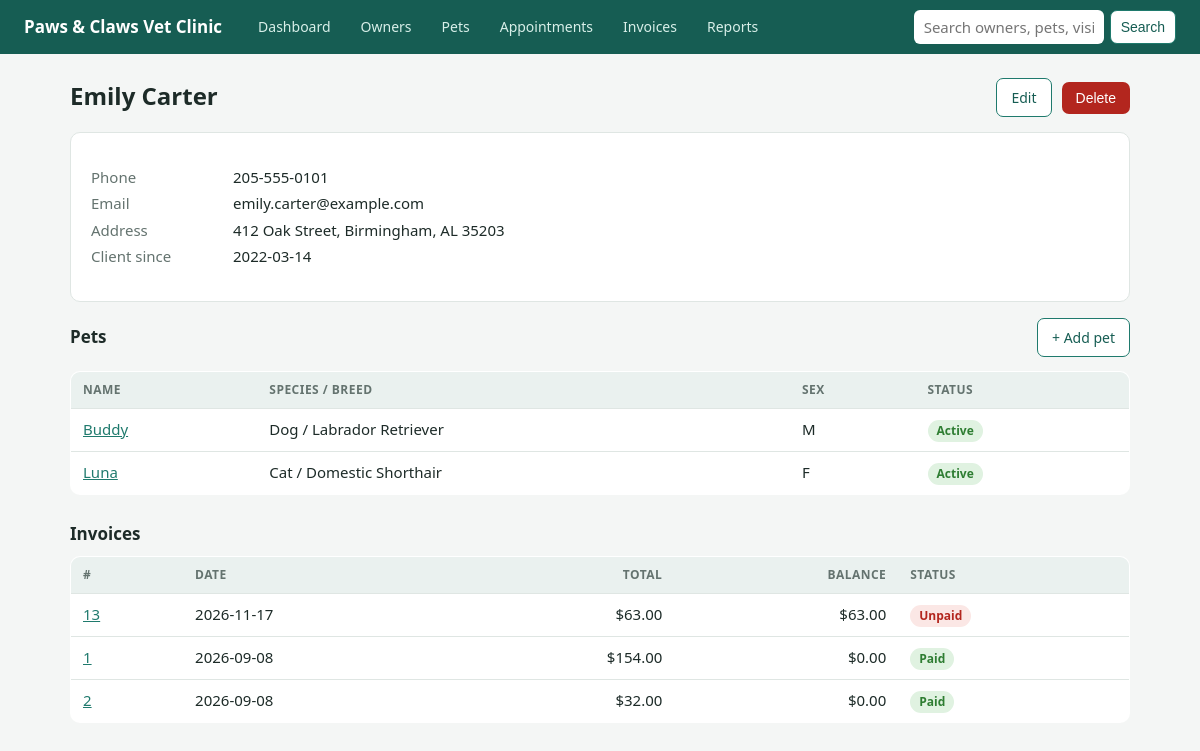
The app's page /owners/1 with its own data.
### tables this page shows
CREATE TABLE owner (
    owner_id        INTEGER PRIMARY KEY AUTOINCREMENT,
    first_name      VARCHAR(40)  NOT NULL,
    last_name       VARCHAR(40)  NOT NULL,
    phone           VARCHAR(20)  NOT NULL,
    email           VARCHAR(100) UNIQUE,
    street          VARCHAR(100),
    city            VARCHAR(50),
    state           CHAR(2),
    zip_code        VARCHAR(10),
    registered_date DATE         NOT NULL DEFAULT (date('now'))
);

CREATE TABLE pet (
    pet_id          INTEGER PRIMARY KEY AUTOINCREMENT,
    owner_id        INTEGER      NOT NULL,          -- exactly one primary owner
    breed_id        INTEGER      NOT NULL,          -- species is reached through breed
    pet_name        VARCHAR(40)  NOT NULL,
    sex             CHAR(1)      NOT NULL CHECK (sex IN ('M','F')),
    birth_date      DATE,
    color           VARCHAR(40),
    weight_kg       DECIMAL(5,2) CHECK (weight_kg > 0),
    microchip_no    VARCHAR(20)  UNIQUE,
    status          VARCHAR(12)  NOT NULL DEFAULT 'Active'
        CHECK (status IN ('Active','Deceased','Transferred')),
    CONSTRAINT fk_pet_owner FOREIGN KEY (owner_id)
        REFERENCES owner (owner_id) ON UPDATE CASCADE ON DELETE RESTRICT,
    CONSTRAINT fk_pet_breed FOREIGN KEY (breed_id)
        REFERENCES breed (breed_id) ON UPDATE CASCADE ON DELETE RESTRICT
);

CREATE TABLE species (
    species_id      INTEGER PRIMARY KEY AUTOINCREMENT,
    species_name    VARCHAR(40) NOT NULL UNIQUE
);

CREATE TABLE breed (
    breed_id        INTEGER PRIMARY KEY AUTOINCREMENT,
    species_id      INTEGER     NOT NULL,
    breed_name      VARCHAR(60) NOT NULL,
    CONSTRAINT uq_breed UNIQUE (species_id, breed_name),
    CONSTRAINT fk_breed_species FOREIGN KEY (species_id)
        REFERENCES species (species_id) ON UPDATE CASCADE ON DELETE RESTRICT
);

CREATE TABLE invoice (
    invoice_id      INTEGER PRIMARY KEY AUTOINCREMENT,
    appointment_id  INTEGER      NOT NULL UNIQUE,   -- one invoice per visit
    owner_id        INTEGER      NOT NULL,          -- bill-to party at time of billing
    invoice_date    DATE         NOT NULL,
    due_date        DATE         NOT NULL,
    status          VARCHAR(10)  NOT NULL DEFAULT 'Issued' CHECK (status IN ('Issued','Void')),
    CONSTRAINT ck_due CHECK (due_date >= invoice_date),
    CONSTRAINT fk_inv_appt FOREIGN KEY (appointment_id)
        REFERENCES appointment (appointment_id) ON UPDATE CASCADE ON DELETE RESTRICT,
    CONSTRAINT fk_inv_owner FOREIGN KEY (owner_id)
        REFERENCES owner (owner_id) ON UPDATE CASCADE ON DELETE RESTRICT
);

### app/app.py (the view)
@app.route("/owners/<int:oid>")
def owner_detail(oid):
    o = q("SELECT * FROM owner WHERE owner_id=?", (oid,), True)
    if not o:
        return "Owner not found", 404
    pets = q("SELECT * FROM v_pet_profile WHERE owner_id=?", (oid,))
    invs = q("SELECT * FROM v_invoice_summary WHERE owner_id=? ORDER BY invoice_date DESC", (oid,))
    return render_template("owner_detail.html", o=o, pets=pets, invs=invs)

### app/app.py (called while the page is built)
def db():
    if "db" not in g:
        g.db = sqlite3.connect(DB)
        g.db.row_factory = sqlite3.Row
        g.db.execute("PRAGMA foreign_keys = ON")
    return g.db

def q(sql, args=(), one=False):
    cur = db().execute(sql, args)
    rows = cur.fetchall()
    return (rows[0] if rows else None) if one else rows

@app.template_filter("money")
def money(v):
    return f"${(v or 0):,.2f}"

### app/templates/owner_detail.html (shortened to what this page needs)
{% extends "base.html" %}{% block body %}
<div class="bar"><h1>{{ o.first_name }} {{ o.last_name }}</h1>
<a class="btn sec" href="{{ url_for('owner_form', oid=o.owner_id) }}">Edit</a>
<form class="inline" method="post" action="{{ url_for('owner_delete', oid=o.owner_id) }}" onsubmit="return confirm('Delete this owner?')"><button class="btn danger">Delete</button></form></div>
<div class="card"><dl class="kv"><dt>Phone</dt><dd>{{ o.phone }}</dd><dt>Email</dt><dd>{{ o.email or '-' }}</dd>
<dt>Address</dt><dd>{{ o.street or '' }}{% if o.city %}, {{ o.city }}, {{ o.state }} {{ o.zip_code }}{% endif %}</dd><dt>Client since</dt><dd>{{ o.registered_date }}</dd></dl></div>
<div class="bar"><h2 style="margin:0">Pets</h2><a class="btn sec sp" href="{{ url_for('pet_form', owner_id=o.owner_id) }}">+ Add pet</a></div>
<table><tr><th>Name</th><th>Species / breed</th><th>Sex</th><th>Status</th></tr>
{% for p in pets %}<tr><td><a href="{{ url_for('pet_detail', pid=p.pet_id) }}">{{ p.pet_name }}</a></td><td>{{ p.species_name }} / {{ p.breed_name }}</td><td>{{ p.sex }}</td><td><span class="tag {{ p.status }}">{{ p.status }}</span></td></tr>
{% else %}<tr><td colspan="4" class="empty">No pets registered.</td></tr>{% endfor %}</table>
<h2>Invoices</h2><table><tr><th>#</th><th>Date</th><th class="num">Total</th><th class="num">Balance</th><th>Status</th></tr>
{% for i in invs %}<tr><td><a href="{{ url_for('invoice_detail', iid=i.invoice_id) }}">{{ i.invoice_id }}</a></td><td>{{ i.invoice_date }}</td><td class="num">{{ i.total_amount|money }}</td><td class="num">{{ i.balance_due|money }}</td><td><span class="tag {{ i.payment_status.replace(' ','-') }}">{{ i.payment_status }}</span></td></tr>
{% else %}<tr><td colspan="5" class="empty">No invoices.</td></tr>{% endfor %}</table>{% endblock %}

### app/static/style.css (style rules this page uses)
:root { --bg:#f4f6f5;--card:#fff;--ink:#1d2b28;--mute:#64736f;--brand:#1f7a6d;--brand-d:#165d53;--line:#dfe6e3;--bad:#b3261e;--ok:#2e7d32;--warn:#b26a00 }
* { box-sizing:border-box }
body { margin:0;font:15px/1.5 system-ui,-apple-system,"Segoe UI",Roboto,sans-serif;background:var(--bg);color:var(--ink) }
h1 { font-size:24px;margin:0 0 4px }
h2 { font-size:17px;margin:26px 0 10px }
.card { background:var(--card);border:1px solid var(--line);border-radius:10px;padding:18px 20px;margin-bottom:16px }
table { width:100%;border-collapse:collapse;background:var(--card);border:1px solid var(--line);border-radius:10px;overflow:hidden }
th { background:#eaf1ef;text-align:left;font-size:12px;text-transform:uppercase;letter-spacing:.04em;color:var(--mute);padding:9px 12px }
td { padding:9px 12px;border-top:1px solid var(--line);vertical-align:top }
td.num,th.num { text-align:right;font-variant-numeric:tabular-nums }
a { color:var(--brand) }
.btn { display:inline-block;background:var(--brand);color:#fff;border:0;border-radius:7px;padding:8px 14px;font-size:14px;cursor:pointer;text-decoration:none }
.btn.sec { background:#fff;color:var(--brand-d);border:1px solid var(--brand) }
.btn.danger { background:var(--bad) }
.bar { display:flex;gap:10px;align-items:center;margin-bottom:14px;flex-wrap:wrap }
.bar .sp { margin-left:auto }
.tag { display:inline-block;padding:2px 9px;border-radius:99px;font-size:12px;font-weight:600;background:#e8eeec;color:#44514e }
.tag.Completed,.tag.Paid,.tag.Active { background:#e0f2e1;color:var(--ok) }
.tag.No-Show,.tag.Unpaid { background:#fbe7e5;color:var(--bad) }
.kv { display:grid;grid-template-columns:130px 1fr;gap:4px 12px }
.kv dt { color:var(--mute) }
.kv dd { margin:0 }
.inline { display:inline }

### records on screen
owner: first_name "Emily", last_name "Carter", phone "205-555-0101", email "emily.carter@example.com", street "412 Oak Street", city "Birmingham", state "AL", zip_code "35203", registered_date "2022-03-14"
pet: pet_name "Buddy", species_name "Dog", breed_name "Labrador Retriever", sex "M", status "Active"
pet: pet_name "Luna", species_name "Cat", breed_name "Domestic Shorthair", sex "F", status "Active"
invoice: invoice_id "13", invoice_date "2026-11-17", total_amount "$63.00", balance_due "$63.00", payment_status "Unpaid"
invoice: invoice_id "1", invoice_date "2026-09-08", total_amount "$154.00", balance_due "$0.00", payment_status "Paid"
invoice: invoice_id "2", invoice_date "2026-09-08", total_amount "$32.00", balance_due "$0.00", payment_status "Paid"
